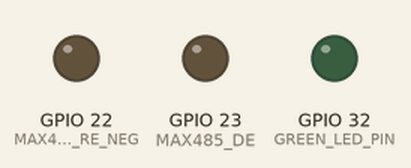
A sketch run on a simulated ESP32. On the bench: output pins drawn as LEDs (lit = HIGH).

Above: at 0.1 s.
At 2.1 s:
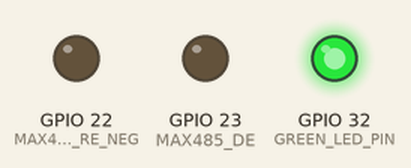
Timing chart, 0 to 3.6 s (numbered marks = the images above):
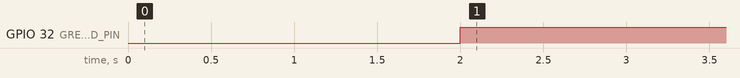

The sketch:

multiple_3_meter_code.ino
```cpp
#include <Wire.h>
#include <FS.h>
#include <SoftwareSerial.h>
#include <ModbusMaster.h>
#include <WiFiManager.h>

#define MAX485_DE 23
#define MAX485_RE_NEG 22
#define GREEN_LED_PIN 32

#define RED_LED_PIN 12

SoftwareSerial modbus(17, 16);  // RX, TX

ModbusMaster node;
String DeviceUID = "SL03202362";

int slaveIDs[] = {1, 2, 3};
int maxMeter = 3;

int tab[] = {3, 5};

const char *registerNames[] = {"1", "2"}; //for device 1
// const char *registerNames2[] = {"3", "4"}; //for device 2
// const char *registerNames3[] = {"5", "6"}; //for device 3

const int numRegisters = sizeof(tab) / sizeof(tab[0]);
float values[numRegisters];

int maxRetryCount = 5; // Maximum number of retries before restarting
int retryCount = 0;

union u_tag
{
  uint16_t bdata[2];
  float flotvalue;
} uniflot;

void preTransmission()
{
  digitalWrite(MAX485_RE_NEG, HIGH);
  digitalWrite(MAX485_DE, HIGH);
}

void postTransmission()
{
  digitalWrite(MAX485_RE_NEG, LOW);
  digitalWrite(MAX485_DE, LOW);
}

void setup()
{
  Serial.begin(9600);
  pinMode(GREEN_LED_PIN, OUTPUT);
  pinMode(MAX485_RE_NEG, OUTPUT);
  pinMode(MAX485_DE, OUTPUT);
  digitalWrite(MAX485_RE_NEG, LOW);
  digitalWrite(MAX485_DE, LOW);

  modbus.begin(9600);
  node.preTransmission(preTransmission);
  node.postTransmission(postTransmission);
}

void loop()
{
  // Iterate through each meter and read and send data
  for (int i = 0; i < maxMeter; i++)
  {
    int currentSlaveID = slaveIDs[i];
    node.begin(currentSlaveID, modbus); // Set the current slave ID
    readAndSendData(currentSlaveID, DeviceUID);
    delay(5000); // Delay between readings for each meter
  }

  delay(100); // Adjust delay based on your needs
}

void readAndSendData(int currentSlaveID, const String &DeviceUID)
{
    String combinedID = DeviceUID + "-" + String(currentSlaveID);


  for (int i = 0; i < numRegisters; ++i)
  {
    uint16_t result = node.readHoldingRegisters(tab[i] - 1, 2);

    if (result == node.ku8MBSuccess)
    {
      uint16_t highWord = node.getResponseBuffer(0x00);
      uint16_t lowWord = node.getResponseBuffer(0x01);

      float floatValue;
      memcpy(&floatValue, &highWord, sizeof(uint16_t));
      memcpy(((char *)&floatValue) + sizeof(uint16_t), &lowWord, sizeof(uint16_t));

      // Serial.print("Meter ");
      // Serial.print(currentSlaveID);
      // Serial.print(", ");
       Serial.print("deviceUID : ");
  Serial.println(combinedID);
      Serial.print(registerNames[i]);
      Serial.print(" : ");
      Serial.println(floatValue);
    }
    else
    {
      digitalWrite(GREEN_LED_PIN, HIGH);
    }

    delay(40);
  }
}
```

Measured:
- by itself, GPIO 32 (GREEN_LED_PIN): LOW → HIGH at 2.0 s
